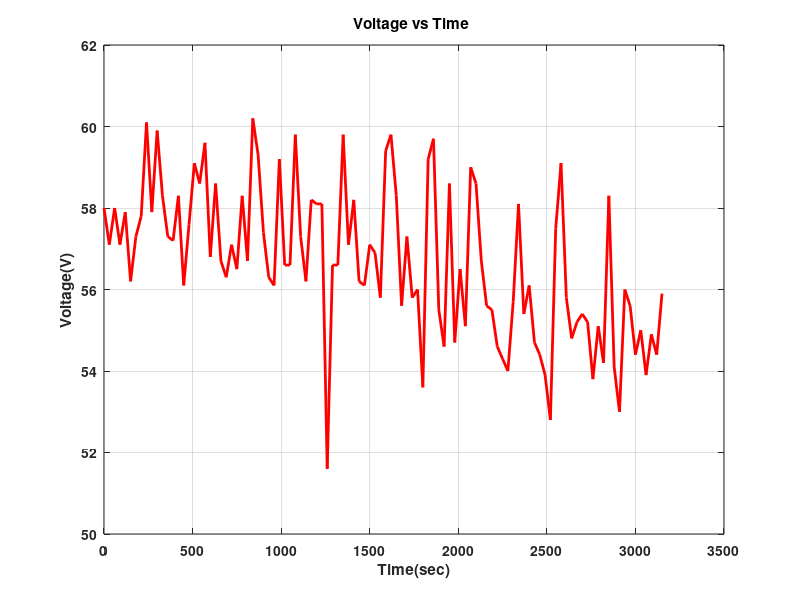
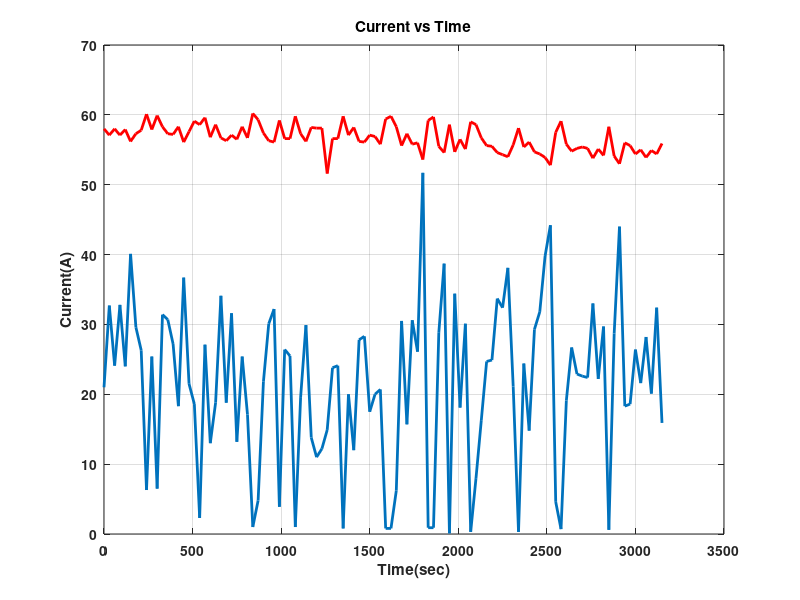

These charts were generated, in order, by the following MATLAB code:
%%TEst drive data 2
clc;
clear all;
close all;
voltage = [58.0 57.1 58.0 57.1 57.9 56.2 57.3 57.8 60.1 57.9 59.9 58.3 57.3 57.2 58.3 56.1 57.6 59.1 58.6 59.6 56.8 58.6 56.7 56.3 57.1 56.5 58.3 56.7 60.2 59.3 57.4 56.3 56.1 59.2 56.6 56.6 59.8 57.3 56.2 58.2 58.1 58.1 51.6 56.6 56.6 59.8 57.1 58.2 56.2 56.1 57.1 56.9 55.8 59.4 59.8 58.3 55.6 57.3 55.8 56.0 53.6 59.2 59.7 55.5 54.6 58.6 54.7 56.5 55.1 59.0 58.6 56.7 55.6 55.5 54.6 54.3 54.0 55.7 58.1 55.4 56.1 54.7 54.4 53.9 52.8 57.5 59.1 55.8 54.8 55.2 55.4 55.2 53.8 55.1 54.2 58.3 54.1 53.0 56.0 55.6 54.4 55.0 53.9 54.9 54.4 55.9];
time = 0:30:3150;
figure(1)
plot(time,voltage,'r','linewidth',2),xlabel('Time(sec)','FontWeight','bold'),ylabel('Voltage(V)','FontWeight','bold'),grid on,title('Voltage vs Time ','FontWeight','bold'),set(gca,'FontWeight','bold')
current = [21.0 32.7 24.1 32.8 24.0 40.1 29.6 26.3 06.3 25.4 06.5 31.4 30.7 27.2 18.3 36.7 21.5 18.6 2.3 27.1 13.0 18.8 34.1 18.8 31.6 13.2 25.4 17.1 1.0 4.8 21.8 30.1 32.2 3.9 26.4 25.5 1.0 19.6 29.9 13.8 11.0 12.2 14.9 23.8 24.1 0.8 20.0	12.0 27.8 28.3 17.5 20.0 20.7 0.8 0.8 6.2 30.5 15.7 30.6 26.1 51.7 0.9 0.9 28.8 38.7 0.1 34.4 18.1 30.1 0.3 8.0 16.3 24.7 24.9 33.7 32.4 38.1 21.1 0.3 24.4 14.8 29.3 31.8 39.8 44.2 4.6 0.7 19.1 26.7 22.9 22.6 22.4 33.0 22.2 29.7 0.6 28.7 44.0 18.3 18.6 26.4 21.6 28.2 20.1 32.4 15.9];
figure(2)
plot(time,current,'linewidth',2),xlabel('Time(sec)','FontWeight','bold'),ylabel('Current(A)','FontWeight','bold'),grid on,title('Current vs Time','FontWeight','bold'),set(gca,'FontWeight','bold')
L = findobj(1,'type','line');
copyobj(L,findobj(2,'type','axes'));
